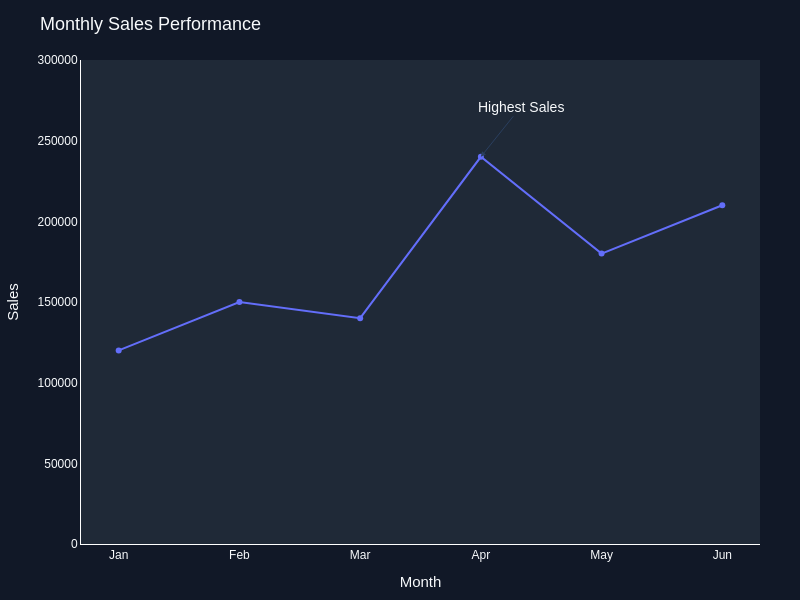

This figure's notebook cell:
### Code cell
import pandas as pd
import plotly.graph_objects as go


df = pd.DataFrame({
    "Month": ["Jan", "Feb", "Mar", "Apr", "May", "Jun"],
    "Sales": [120000, 150000, 140000, 240000, 180000, 210000]
})


fig = go.Figure()


# ---------------- TRACE ----------------

fig.add_trace(
    go.Scatter(
        x=df["Month"],
        y=df["Sales"],
        mode="lines+markers",
        name="Monthly Sales"
    )
)


# ---------------- LAYOUT ----------------

fig.update_layout(
    title="Monthly Sales Performance",
    width=800,
    height=600,

    margin=dict(
        l=40,
        r=40,
        t=60,
        b=40
    ),

    paper_bgcolor="#111827",
    plot_bgcolor="#1F2937",

    font=dict(
        family="Arial",
        size=13,
        color="#F8FAFC"
    )
)


# ---------------- X AXIS ----------------

fig.update_xaxes(
    title="Month",
    showline=True,
    showgrid=False,
    tickfont=dict(size=12),
    title_font=dict(size=15),

    categoryorder="array",
    categoryarray=["Jan", "Feb", "Mar", "Apr", "May", "Jun"]
)


# ---------------- Y AXIS ----------------

fig.update_yaxes(
    title="Sales",
    showline=True,
    showgrid=False,
    zeroline=True,

    tickfont=dict(size=12),
    title_font=dict(size=15),

    tickformat="₹,.0f",
    range=[0, 300000],
    dtick=50000
)


# ---------------- ANNOTATION ----------------

# Annotation ka use chart par additional information / insight
# dikhane ke liye kiya jata hai.

fig.add_annotation(
    x="Apr",
    y=240000,
    text="Highest Sales",
    showarrow=True,

    # Arrow ko customize karne ke liye
    arrowhead=2,

    # Annotation text ki position ko adjust karne ke liye
    ax=40,
    ay=-50,

    font=dict(
        size=14
    )
)


fig.show()

### Figure 1 — Plotly figure (JSON) as saved in the notebook; plotly's stock layout.template omitted (floating-point values rounded to 4 significant figures)
{"data": [{"mode": "lines+markers", "name": "Monthly Sales", "type": "scatter", "x": ["Jan", "Feb", "Mar", "Apr", "May", "Jun"], "y": [120000, 150000, 140000, 240000, 180000, 210000]}], "layout": {"annotations": [{"arrowhead": 2, "ax": 40, "ay": -50, "font": {"size": 14}, "showarrow": true, "text": "Highest Sales", "x": "Apr", "y": 240000}], "font": {"color": "#F8FAFC", "family": "Arial", "size": 13}, "height": 600, "margin": {"b": 40, "l": 40, "r": 40, "t": 60}, "paper_bgcolor": "#111827", "plot_bgcolor": "#1F2937", "title": {"text": "Monthly Sales Performance"}, "width": 800, "xaxis": {"categoryarray": ["Jan", "Feb", "Mar", "Apr", "May", "Jun"], "categoryorder": "array", "showgrid": false, "showline": true, "tickfont": {"size": 12}, "title": {"font": {"size": 15}, "text": "Month"}}, "yaxis": {"dtick": 50000, "range": [0, 300000], "showgrid": false, "showline": true, "tickfont": {"size": 12}, "tickformat": "₹,.0f", "title": {"font": {"size": 15}, "text": "Sales"}, "zeroline": true}}}
